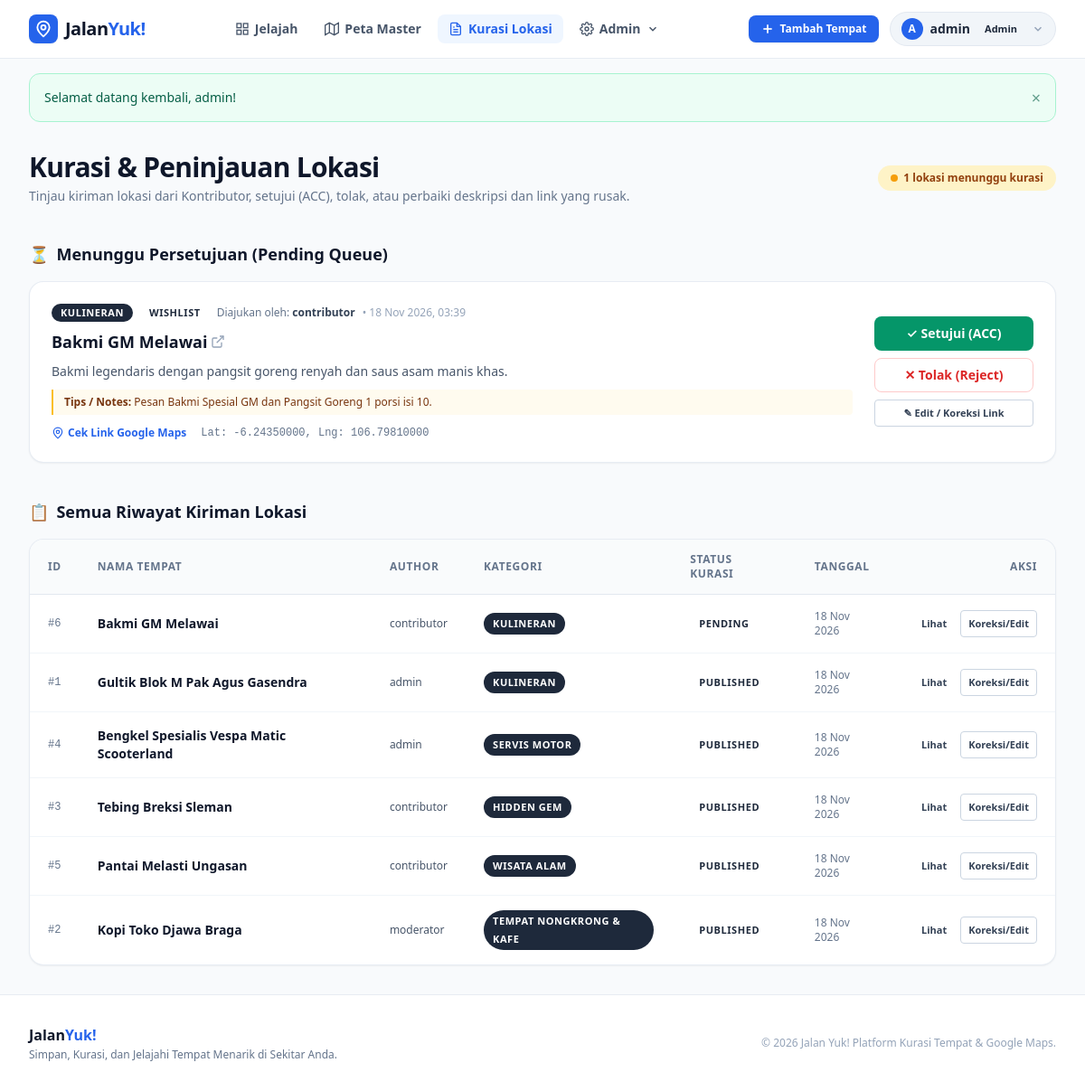
Screenshot of /moderator/queue (signed in) with the database file from the repository.
### tables this page shows
CREATE TABLE IF NOT EXISTS `locations` (
    `id` INT AUTO_INCREMENT PRIMARY KEY,
    `user_id` INT NOT NULL,
    `category_id` INT NOT NULL,
    `title` VARCHAR(255) NOT NULL,
    `description` TEXT,
    `personal_notes` TEXT,
    `maps_url` VARCHAR(500) NOT NULL,
    `latitude` DECIMAL(10, 8),
    `longitude` DECIMAL(11, 8),
    `visit_status` ENUM('Wishlist', 'Visited', 'Favorite') DEFAULT 'Wishlist',
    `approval_status` ENUM('Pending', 'Published', 'Rejected') DEFAULT 'Pending',
    `created_at` TIMESTAMP DEFAULT CURRENT_TIMESTAMP,
    `updated_at` TIMESTAMP DEFAULT CURRENT_TIMESTAMP ON UPDATE CURRENT_TIMESTAMP,
    FOREIGN KEY (`user_id`) REFERENCES `users`(`id`) ON DELETE CASCADE,
    FOREIGN KEY (`category_id`) REFERENCES `categories`(`id`) ON DELETE RESTRICT,
    FULLTEXT KEY `ft_location_search` (`title`, `description`, `personal_notes`)
);

CREATE TABLE IF NOT EXISTS `categories` (
    `id` INT AUTO_INCREMENT PRIMARY KEY,
    `name` VARCHAR(100) NOT NULL,
    `slug` VARCHAR(100) NOT NULL UNIQUE,
    `description` TEXT,
    `created_at` TIMESTAMP DEFAULT CURRENT_TIMESTAMP
);

CREATE TABLE IF NOT EXISTS `users` (
    `id` INT AUTO_INCREMENT PRIMARY KEY,
    `username` VARCHAR(50) NOT NULL UNIQUE,
    `email` VARCHAR(100) NOT NULL UNIQUE,
    `password_hash` VARCHAR(255) NOT NULL,
    `role` ENUM('Admin', 'Moderator', 'Contributor') DEFAULT 'Contributor',
    `created_at` TIMESTAMP DEFAULT CURRENT_TIMESTAMP
);

### src/Controllers/ModeratorController.php (called while the page is built, shortened)
<?php
class ModeratorController
{
    public function queue(): void
    {
        $pendingLocations = Location::getPendingList();
        $allLocations = Location::allForModeration();
        require_once dirname(__DIR__) . '/Views/moderator/queue.php';
    }
}

### public/index.php (called while the page is built, shortened)
<?php
try {
    \App\App::run();
} catch (\Throwable $e) {
    error_log("[JalanYuk Error] " . $e->getMessage() . " in " . $e->getFile() . ":" . $e->getLine());
    http_response_code(500);
    $errorMessage = $e->getMessage();
    $errorTrace = $e->getTraceAsString();
    $errorView = dirname(__DIR__) . '/src/Views/errors/500.php';
    if (file_exists($errorView)) {
        require_once $errorView;
    } else {
        echo "<h1>500 Internal Server Error</h1><p>" . htmlspecialchars($errorMessage) . "</p>";
    }
}

### src/Models/Location.php (called while the page is built, shortened)
<?php
class Location
{
    public static function getPendingList(): array
    {
        $pdo = Database::getConnection();
        $stmt = $pdo->query("
            SELECT
                l.*,
                c.name AS category_name,
                u.username AS author_name,
                (SELECT COUNT(*) FROM location_media WHERE location_id = l.id) AS media_count
            FROM locations l
            JOIN categories c ON l.category_id = c.id
            JOIN users u ON l.user_id = u.id
            WHERE l.approval_status = 'Pending'
            ORDER BY l.created_at ASC
        ");
        return $stmt->fetchAll();
    }
    public static function allForModeration(): array
    {
        $pdo = Database::getConnection();
        $stmt = $pdo->query("
            SELECT
                l.*,
                c.name AS category_name,
                u.username AS author_name,
                (SELECT COUNT(*) FROM location_media WHERE location_id = l.id) AS media_count
            FROM locations l
            JOIN categories c ON l.category_id = c.id
            JOIN users u ON l.user_id = u.id
            ORDER BY
                CASE l.approval_status
                    WHEN 'Pending' THEN 1
                    WHEN 'Rejected' THEN 2
                    WHEN 'Published' THEN 3
                END,
                l.created_at DESC
        ");
        return $stmt->fetchAll();
    }
}

### src/Views/moderator/queue.php (the view, shortened to what this page needs)
<?php
require_once dirname(__DIR__) . '/layouts/header.php';
require_once dirname(__DIR__) . '/layouts/navbar.php';
?>
<main class="max-w-7xl mx-auto px-4 sm:px-6 lg:px-8 py-8 flex-1 space-y-10">
    <div class="flex flex-col sm:flex-row sm:items-center sm:justify-between gap-4">
        <div>
            <h1 class="text-2xl sm:text-3xl font-extrabold text-slate-900 tracking-tight">Kurasi & Peninjauan Lokasi</h1>
            <p class="text-xs sm:text-sm text-slate-500 mt-1">Tinjau kiriman lokasi dari Kontributor, setujui (ACC), tolak, atau perbaiki deskripsi dan link yang rusak.</p>
        </div>
        <div>
            <span class="inline-flex items-center gap-1.5 px-3.5 py-1.5 rounded-full text-xs font-bold bg-amber-100 text-amber-800">
                <span class="w-2 h-2 rounded-full bg-amber-500 animate-pulse"></span>
                <?= count($pendingLocations) ?> lokasi menunggu kurasi
            </span>
        </div>
    </div>
    <section class="space-y-4">
        <h2 class="text-lg font-bold text-slate-900 flex items-center gap-2">
            <span>⏳</span> Menunggu Persetujuan (Pending Queue)
        </h2>
        <?php if (empty($pendingLocations)): ?>
            <div class="p-4 rounded-2xl bg-emerald-50 border border-emerald-200 text-emerald-800 text-sm flex items-center gap-2.5">
                <svg class="w-5 h-5 text-emerald-600 flex-shrink-0" viewBox="0 0 24 24" fill="none" stroke="currentColor" stroke-width="2"><polyline points="20 6 9 17 4 12"></polyline></svg>
                <span>Kerja bagus! Tidak ada kiriman lokasi yang menunggu kurasi saat ini.</span>
            </div>
        <?php else: ?>
            <div class="space-y-4">
                <?php foreach ($pendingLocations as $loc): ?>
                    <div class="bg-white rounded-2xl border border-slate-200/80 p-6 shadow-sm flex flex-col md:flex-row items-start md:items-center justify-between gap-6 hover:shadow-md transition-shadow">
                        <div class="flex-1 space-y-2">
                            <div class="flex flex-wrap items-center gap-2 text-xs">
                                <span class="badge badge-category"><?= htmlspecialchars($loc['category_name']) ?></span>
                                <span class="badge badge-status-<?= strtolower($loc['visit_status']) ?>"><?= htmlspecialchars($loc['visit_status']) ?></span>
                                <span class="text-slate-500">Diajukan oleh: <strong class="text-slate-700"><?= htmlspecialchars($loc['author_name']) ?></strong></span>
                                <span class="text-slate-400">&bull; <?= date('d M Y, H:i', strtotime($loc['created_at'])) ?></span>
                            </div>
                            <h3 class="text-lg font-bold text-slate-900">
                                <a href="/locations/<?= $loc['id'] ?>" target="_blank" class="hover:text-blue-600 transition-colors inline-flex items-center gap-1">
                                    <span><?= htmlspecialchars($loc['title']) ?></span>
                                    <svg class="w-4 h-4 text-slate-400" viewBox="0 0 24 24" fill="none" stroke="currentColor" stroke-width="2"><path d="M18 13v6a2 2 0 0 1-2 2H5a2 2 0 0 1-2-2V8a2 2 0 0 1 2-2h6"></path><polyline points="15 3 21 3 21 9"></polyline><line x1="10" y1="14" x2="21" y2="3"></line></svg>
                                </a>
                            </h3>
                            <p class="text-sm text-slate-600 leading-relaxed"><?= htmlspecialchars($loc['description'] ?? 'Tidak ada deskripsi.') ?></p>
                            <?php if (!empty($loc['personal_notes'])): ?>
                                <div class="bg-amber-50/80 border-l-2 border-amber-400 px-3 py-1.5 rounded-r text-xs text-amber-900">
                                    <strong>Tips / Notes:</strong> <?= htmlspecialchars($loc['personal_notes']) ?>
                                </div>
                            <?php endif; ?>
                            <div class="flex items-center gap-4 text-xs pt-1">
                                <a href="<?= htmlspecialchars($loc['maps_url']) ?>" target="_blank" rel="noopener noreferrer" class="inline-flex items-center gap-1 font-semibold text-blue-600 hover:text-blue-700">
                                    <svg class="w-3.5 h-3.5" viewBox="0 0 24 24" fill="none" stroke="currentColor" stroke-width="2"><path d="M12 2a8 8 0 0 0-8 8c0 5.25 8 12 8 12s8-6.75 8-12a8 8 0 0 0-8-8z"></path><circle cx="12" cy="10" r="3"></circle></svg>
                                    Cek Link Google Maps
                                </a>
                                <?php if ($loc['latitude'] && $loc['longitude']): ?>
                                    <span class="font-mono text-slate-500">Lat: <?= $loc['latitude'] ?>, Lng: <?= $loc['longitude'] ?></span>
                                <?php endif; ?>
                            </div>
                        </div>
                        <div class="flex flex-col sm:flex-row md:flex-col gap-2 w-full md:w-44 flex-shrink-0">
                            <form action="/moderator/<?= $loc['id'] ?>/approve" method="POST" class="w-full">
                                <button type="submit" class="btn btn-success btn-block">
                                    ✓ Setujui (ACC)
                                </button>
                            </form>
                            <form action="/moderator/<?= $loc['id'] ?>/reject" method="POST" class="w-full" onsubmit="return confirm('Tolak lokasi ini?');">
                                <button type="submit" class="btn btn-danger-outline btn-block">
                                    ✕ Tolak (Reject)
                                </button>
                            </form>
                            <a href="/locations/<?= $loc['id'] ?>/edit" class="btn btn-outline btn-block btn-xs text-center">
                                ✎ Edit / Koreksi Link
                            </a>
                        </div>
                    </div>
                <?php endforeach; ?>
            </div>
        <?php endif; ?>
    </section>
    <section class="space-y-4">
        <h2 class="text-lg font-bold text-slate-900 flex items-center gap-2">
            <span>📋</span> Semua Riwayat Kiriman Lokasi
        </h2>
        <div class="bg-white rounded-2xl border border-slate-200/80 shadow-sm overflow-hidden">
            <div class="overflow-x-auto">
                <table class="w-full text-left text-sm border-collapse">
                    <thead>
                        <tr class="bg-slate-50/80 border-b border-slate-200 text-xs font-bold text-slate-500 uppercase tracking-wider">
                            <th class="px-5 py-3.5">ID</th>
                            <th class="px-5 py-3.5">Nama Tempat</th>
                            <th class="px-5 py-3.5">Author</th>
                            <th class="px-5 py-3.5">Kategori</th>
                            <th class="px-5 py-3.5">Status Kurasi</th>
                            <th class="px-5 py-3.5">Tanggal</th>
                            <th class="px-5 py-3.5 text-right">Aksi</th>
                        </tr>
                    </thead>
                    <tbody class="divide-y divide-slate-100">
                        <?php foreach ($allLocations as $loc): ?>
                            <tr class="hover:bg-slate-50/60 transition-colors">
                                <td class="px-5 py-4 text-xs font-mono text-slate-500">#<?= $loc['id'] ?></td>
                                <td class="px-5 py-4 font-bold text-slate-900">
                                    <a href="/locations/<?= $loc['id'] ?>" class="hover:text-blue-600 transition-colors">
                                        <?= htmlspecialchars($loc['title']) ?>
                                    </a>
                                </td>
                                <td class="px-5 py-4 text-slate-600 text-xs"><?= htmlspecialchars($loc['author_name']) ?></td>
                                <td class="px-5 py-4"><span class="badge badge-category"><?= htmlspecialchars($loc['category_name']) ?></span></td>
                                <td class="px-5 py-4">
                                    <span class="badge badge-approval-<?= strtolower($loc['approval_status']) ?>">
                                        <?= htmlspecialchars($loc['approval_status']) ?>
                                    </span>
                                </td>
                                <td class="px-5 py-4 text-xs text-slate-500"><?= date('d M Y', strtotime($loc['created_at'])) ?></td>
                                <td class="px-5 py-4 text-right">
                                    <div class="inline-flex items-center gap-1.5">
                                        <a href="/locations/<?= $loc['id'] ?>" class="btn btn-ghost btn-xs">Lihat</a>
                                        <a href="/locations/<?= $loc['id'] ?>/edit" class="btn btn-outline btn-xs">Koreksi/Edit</a>
                                    </div>
                                </td>
                            </tr>
                        <?php endforeach; ?>
                    </tbody>
                </table>
            </div>
        </div>
    </section>
</main>
<?php require_once dirname(__DIR__) . '/layouts/footer.php'; ?>

### rows the page displays
locations: category.name "KULINERAN", visit_status "WISHLIST", user.username "contributor", created_at "18 Nov 2026, 03:39", title "Bakmi GM Melawai", description "Bakmi legendaris dengan pangsit goreng renyah dan saus asam manis khas.", personal_notes "Pesan Bakmi Spesial GM dan Pangsit Goreng 1 porsi isi 10.", latitude "-6.24350000", longitude "106.79810000", id "6", approval_status "PENDING", created_at "18 Nov 2026"
locations: id "1", title "Gultik Blok M Pak Agus Gasendra", user.username "admin", category.name "KULINERAN", approval_status "PUBLISHED", created_at "18 Nov 2026"
locations: id "4", title "Bengkel Spesialis Vespa Matic Scooterland", user.username "admin", category.name "SERVIS MOTOR", approval_status "PUBLISHED", created_at "18 Nov 2026"
locations: id "3", title "Tebing Breksi Sleman", user.username "contributor", category.name "HIDDEN GEM", approval_status "PUBLISHED", created_at "18 Nov 2026"
locations: id "5", title "Pantai Melasti Ungasan", user.username "contributor", category.name "WISATA ALAM", approval_status "PUBLISHED", created_at "18 Nov 2026"
locations: id "2", title "Kopi Toko Djawa Braga", user.username "moderator", category.name "TEMPAT NONGKRONG & KAFE", approval_status "PUBLISHED", created_at "18 Nov 2026"

### other values shown
substr($currentUser['username'], 0, 1) "A"
$currentUser['username'] "admin"
$currentUser['role'] "Admin"
$flash['message'] "Selamat datang kembali, admin!"
count($pendingLocations) "1"
